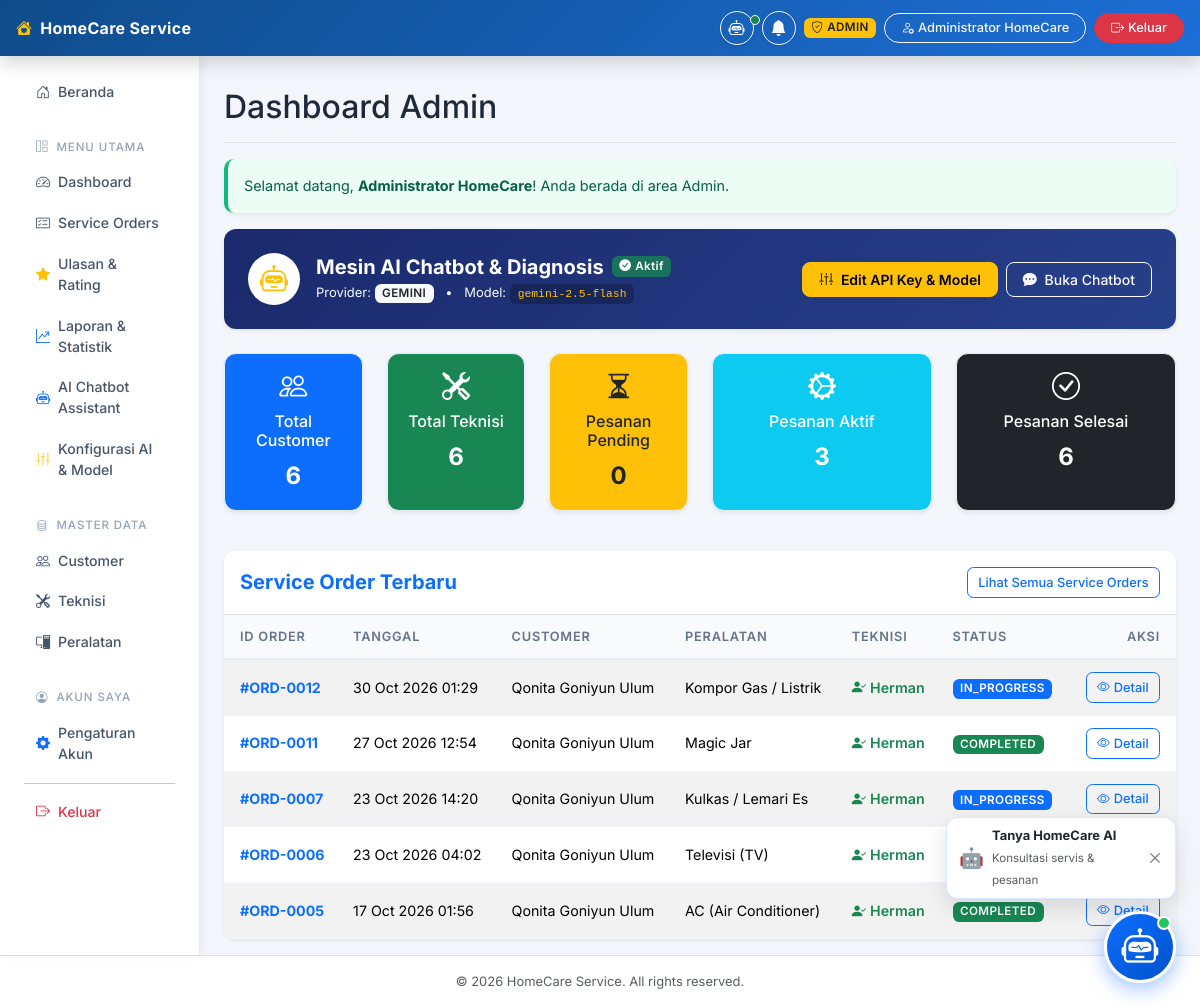
/admin/dashboard (signed in), run on the app's committed database.
### tables this page shows
CREATE TABLE `service_orders` (
  `id` int(11) NOT NULL AUTO_INCREMENT,
  `customer_id` int(11) NOT NULL,
  `technician_id` int(11) DEFAULT NULL,
  `equipment_id` int(11) NOT NULL,
  `complaint` text NOT NULL,
  `ai_diagnosis` text DEFAULT NULL,
  `status` enum('PENDING','ASSIGNED','ACCEPTED','ON_THE_WAY','IN_PROGRESS','COMPLETED','CANCELLED') DEFAULT 'PENDING',
  `service_date` datetime DEFAULT NULL,
  `photo` varchar(255) DEFAULT NULL,
  `address` text DEFAULT NULL,
  `estimated_cost` decimal(10,2) DEFAULT NULL,
  `final_cost` decimal(10,2) DEFAULT NULL,
  `payment_preference` varchar(50) DEFAULT NULL,
  `created_at` timestamp NOT NULL DEFAULT current_timestamp(),
  `updated_at` timestamp NOT NULL DEFAULT current_timestamp() ON UPDATE current_timestamp(),
  PRIMARY KEY (`id`),
  KEY `customer_id` (`customer_id`),
  KEY `technician_id` (`technician_id`),
  KEY `equipment_id` (`equipment_id`),
  KEY `idx_status` (`status`),
  KEY `idx_service_date` (`service_date`),
  CONSTRAINT `service_orders_ibfk_1` FOREIGN KEY (`customer_id`) REFERENCES `users` (`id`) ON DELETE CASCADE,
  CONSTRAINT `service_orders_ibfk_2` FOREIGN KEY (`technician_id`) REFERENCES `technicians` (`id`) ON DELETE SET NULL,
  CONSTRAINT `service_orders_ibfk_3` FOREIGN KEY (`equipment_id`) REFERENCES `equipment` (`id`) ON DELETE CASCADE
);

CREATE TABLE `users` (
  `id` int(11) NOT NULL AUTO_INCREMENT,
  `name` varchar(100) NOT NULL,
  `email` varchar(100) NOT NULL,
  `password` varchar(255) NOT NULL,
  `role` enum('ADMIN','CUSTOMER','TEKNISI') NOT NULL,
  `phone` varchar(20) DEFAULT NULL,
  `address` text DEFAULT NULL,
  `created_at` timestamp NOT NULL DEFAULT current_timestamp(),
  `updated_at` timestamp NOT NULL DEFAULT current_timestamp() ON UPDATE current_timestamp(),
  PRIMARY KEY (`id`),
  UNIQUE KEY `email` (`email`),
  KEY `idx_role` (`role`)
);

CREATE TABLE `equipment` (
  `id` int(11) NOT NULL AUTO_INCREMENT,
  `name` varchar(100) NOT NULL,
  `brand` varchar(100) DEFAULT NULL,
  `category` varchar(100) DEFAULT NULL,
  `description` text DEFAULT NULL,
  `repair_price` decimal(10,2) NOT NULL DEFAULT 0.00,
  `created_at` timestamp NOT NULL DEFAULT current_timestamp(),
  `updated_at` timestamp NOT NULL DEFAULT current_timestamp() ON UPDATE current_timestamp(),
  PRIMARY KEY (`id`),
  KEY `idx_category` (`category`)
);

### app/Core/Controller.php (called while the page is built, shortened)
<?php
class Controller {
    public function view($view, $data = [], $layout = "main") {
        extract($data);
        require_once "../app/Views/layouts/" . $layout . ".php";
    }
    public function model($model) {
        return new $model();
    }
}

### app/Controllers/AdminController.php (called while the page is built)
<?php
class AdminController extends Controller {
    public function dashboard() {
        $orderModel = $this->model('ServiceOrder');
        $settingModel = $this->model('Setting');
        $aiProvider = $settingModel->get('ai_provider', defined('AI_PROVIDER') ? AI_PROVIDER : 'nvidia');
        $aiModel    = $settingModel->get('ai_model', defined('AI_MODEL') ? AI_MODEL : 'meta/llama-3.2-11b-vision-instruct');
        $data = [
            'title' => 'Admin Dashboard - HomeCare Service',
            'user_name' => $_SESSION['user_name'] ?? 'Admin',
            'stats' => $orderModel->getAdminStats(),
            'recent_orders' => $orderModel->getRecentAdminOrders(),
            'ai_provider' => $aiProvider,
            'ai_model' => $aiModel
        ];
        $this->view('admin/dashboard', $data);
    }
}

### public/index.php (called while the page is built, shortened)
<?php
require_once "../app/Config/Database.php";
require_once "../app/Core/Controller.php";
$router = require_once "../routes/web.php";
$url = isset($_GET["url"]) ? "/" . rtrim($_GET["url"], "/") : "/";
$router->dispatch($url);

### app/Models/ServiceOrder.php (called while the page is built, shortened)
<?php
require_once '../app/Core/Model.php';
class ServiceOrder extends Model {
    public function getAdminStats() {
        $stats = [];
        $stmt = $this->getPDO()->query("SELECT COUNT(*) FROM users WHERE role = 'CUSTOMER'");
        $stats['total_customer'] = $stmt->fetchColumn();
        $stmt = $this->getPDO()->query("SELECT COUNT(*) FROM users WHERE role = 'TEKNISI'");
        $stats['total_teknisi'] = $stmt->fetchColumn();
        $stmt = $this->getPDO()->query("SELECT COUNT(*) FROM service_orders WHERE status = 'PENDING'");
        $stats['pesanan_pending'] = $stmt->fetchColumn();
        $stmt = $this->getPDO()->query("SELECT COUNT(*) FROM service_orders WHERE status IN ('ASSIGNED', 'ACCEPTED', 'ON_THE_WAY', 'IN_PROGRESS')");
        $stats['pesanan_aktif'] = $stmt->fetchColumn();
        $stmt = $this->getPDO()->query("SELECT COUNT(*) FROM service_orders WHERE status = 'COMPLETED'");
        $stats['pesanan_selesai'] = $stmt->fetchColumn();
        return $stats;
    }
    public function getRecentAdminOrders($limit = 5) {
        $sql = "
            SELECT so.*, u.name as customer_name, e.name as equipment_name, t_user.name as technician_name
            FROM service_orders so
            JOIN users u ON so.customer_id = u.id
            JOIN equipment e ON so.equipment_id = e.id
            LEFT JOIN technicians t ON so.technician_id = t.id
            LEFT JOIN users t_user ON t.user_id = t_user.id
            ORDER BY so.created_at DESC
            LIMIT " . (int)$limit;
        return $this->getPDO()->query($sql)->fetchAll(PDO::FETCH_ASSOC);
    }
}

### app/Core/Model.php (called while the page is built)
<?php
class Model {
    protected $db;
    public function __construct() {
        $this->db = new Database();
    }
    protected function getPDO() {
        return $this->db->getConnection();
    }
}

### app/Config/Database.php (called while the page is built, shortened)
<?php
class Database {
    private static $sharedPdo = null;
    private $host = DB_HOST;
    private $user = DB_USER;
    private $pass = DB_PASS;
    private $dbname = DB_NAME;
    private $dbh;
    private $error;
    public function __construct() {
        if (self::$sharedPdo !== null) {
            $this->dbh = self::$sharedPdo;
            return;
        }
        $dsn = "mysql:host=" . $this->host . ";dbname=" . $this->dbname . ";charset=utf8mb4";
        $options = array(
            PDO::ATTR_ERRMODE => PDO::ERRMODE_EXCEPTION,
            PDO::ATTR_DEFAULT_FETCH_MODE => PDO::FETCH_ASSOC,
            PDO::ATTR_TIMEOUT => 5
        );
        try {
            $this->dbh = new PDO($dsn, $this->user, $this->pass, $options);
            self::$sharedPdo = $this->dbh;
        } catch(PDOException $e) {
            if ($e->getCode() == 1049 || strpos($e->getMessage(), 'Unknown database') !== false) {
                try {
                    $pdoInit = new PDO("mysql:host=" . $this->host . ";charset=utf8mb4", $this->user, $this->pass, $options);
                    $pdoInit->exec("CREATE DATABASE IF NOT EXISTS `" . $this->dbname . "` CHARACTER SET utf8mb4 COLLATE utf8mb4_unicode_ci");
                    $pdoInit->exec("USE `" . $this->dbname . "`");
                    $schemaFile = __DIR__ . '/../../database/schema.sql';
                    if (file_exists($schemaFile)) {
                        $sql = file_get_contents($schemaFile);
                        $pdoInit->exec($sql);
                    }
                    $this->dbh = new PDO($dsn, $this->user, $this->pass, $options);
                    self::$sharedPdo = $this->dbh;
                    return;
                } catch (PDOException $ex) {
                    $this->error = $ex->getMessage();
                }
            } else {
                $this->error = $e->getMessage();
            }
            if (!$this->dbh) {
                throw new Exception("Koneksi Database Gagal: " . $this->error . ". Pastikan MySQL pada XAMPP sudah aktif dan database/migrate.php sudah dijalankan.");
            }
        }
    }
    public function getConnection() {
        return $this->dbh;
    }
}

### app/Views/admin/dashboard.php (the view)
<?php
$badgeClass = function($status) {
    switch($status) {
        case 'PENDING': return 'bg-warning text-dark';
        case 'ASSIGNED': return 'bg-info text-dark';
        case 'ACCEPTED': return 'bg-primary';
        case 'ON_THE_WAY': return 'bg-secondary';
        case 'IN_PROGRESS': return 'bg-primary';
        case 'COMPLETED': return 'bg-success';
        case 'CANCELLED': return 'bg-danger';
        default: return 'bg-light text-dark';
    }
};
?>
<div class="d-flex justify-content-between flex-wrap flex-md-nowrap align-items-center pt-3 pb-2 mb-3 border-bottom">
    <h1 class="h2">Dashboard Admin</h1>
</div>
<div class="alert alert-success shadow-sm">
    Selamat datang, <strong><?= htmlspecialchars($user_name) ?></strong>! Anda berada di area Admin.
</div>
<div class="card mb-4 border-0 shadow-sm" style="background: linear-gradient(135deg, #1a2a6c 0%, #27408b 100%); color: #fff; border-radius: 12px; overflow: hidden;">
    <div class="card-body p-3 p-md-4 d-flex flex-wrap justify-content-between align-items-center gap-3">
        <div class="d-flex align-items-center">
            <div class="rounded-circle bg-white bg-opacity-20 p-3 me-3 d-flex align-items-center justify-content-center shadow-sm" style="width: 52px; height: 52px; flex-shrink: 0;">
                <i class="bi bi-robot fs-3 text-warning"></i>
            </div>
            <div>
                <div class="d-flex align-items-center gap-2 mb-1">
                    <h5 class="fw-bold mb-0">Mesin AI Chatbot & Diagnosis</h5>
                    <span class="badge bg-success bg-opacity-75"><i class="bi bi-check-circle-fill me-1"></i>Aktif</span>
                </div>
                <p class="mb-0 small text-light opacity-90">
                    Provider: <strong class="badge bg-light text-dark text-uppercase"><?= htmlspecialchars($ai_provider ?? 'NVIDIA') ?></strong>
                    <span class="mx-2">&bull;</span>
                    Model: <code class="bg-black bg-opacity-25 text-warning px-2 py-1 rounded"><?= htmlspecialchars($ai_model ?? 'meta/llama-3.2-11b-vision-instruct') ?></code>
                </p>
            </div>
        </div>
        <div class="d-flex align-items-center gap-2">
            <a href="<?= BASE_URL ?>/admin/ai-setting" class="btn btn-warning fw-semibold shadow-sm px-3">
                <i class="bi bi-sliders2-vertical me-1"></i> Edit API Key & Model
            </a>
            <a href="<?= BASE_URL ?>/admin/ai-chat" class="btn btn-outline-light px-3">
                <i class="bi bi-chat-dots-fill me-1"></i> Buka Chatbot
            </a>
        </div>
    </div>
</div>
<div class="row mb-4">
    <div class="col-md-2 mb-3">
        <div class="card text-white bg-primary shadow-sm h-100">
            <div class="card-body text-center">
                <h6 class="card-title"><i class="bi bi-people mb-2 fs-3 d-block"></i>Total Customer</h6>
                <p class="card-text fs-4 fw-bold"><?= $stats['total_customer'] ?? 0 ?></p>
            </div>
        </div>
    </div>
    <div class="col-md-2 mb-3">
        <div class="card text-white bg-success shadow-sm h-100">
            <div class="card-body text-center">
                <h6 class="card-title"><i class="bi bi-tools mb-2 fs-3 d-block"></i>Total Teknisi</h6>
                <p class="card-text fs-4 fw-bold"><?= $stats['total_teknisi'] ?? 0 ?></p>
            </div>
        </div>
    </div>
    <div class="col-md-2 mb-3">
        <div class="card text-dark bg-warning shadow-sm h-100">
            <div class="card-body text-center">
                <h6 class="card-title"><i class="bi bi-hourglass-split mb-2 fs-3 d-block"></i>Pesanan Pending</h6>
                <p class="card-text fs-4 fw-bold"><?= $stats['pesanan_pending'] ?? 0 ?></p>
            </div>
        </div>
    </div>
    <div class="col-md-3 mb-3">
        <div class="card text-white bg-info shadow-sm h-100">
            <div class="card-body text-center">
                <h6 class="card-title"><i class="bi bi-gear-wide-connected mb-2 fs-3 d-block"></i>Pesanan Aktif</h6>
                <p class="card-text fs-4 fw-bold"><?= $stats['pesanan_aktif'] ?? 0 ?></p>
            </div>
        </div>
    </div>
    <div class="col-md-3 mb-3">
        <div class="card text-white bg-dark shadow-sm h-100">
            <div class="card-body text-center">
                <h6 class="card-title"><i class="bi bi-check-circle mb-2 fs-3 d-block"></i>Pesanan Selesai</h6>
                <p class="card-text fs-4 fw-bold"><?= $stats['pesanan_selesai'] ?? 0 ?></p>
            </div>
        </div>
    </div>
</div>
<div class="card shadow-sm border-0">
    <div class="card-header bg-white border-bottom pt-3 pb-3 d-flex justify-content-between align-items-center">
        <h5 class="mb-0 text-primary fw-bold">Service Order Terbaru</h5>
        <a href="<?= BASE_URL ?>/admin/orders" class="btn btn-sm btn-outline-primary">Lihat Semua Service Orders</a>
    </div>
    <div class="card-body p-0">
        <div class="table-responsive">
            <table class="table table-hover table-striped align-middle mb-0">
                <thead class="table-light">
                    <tr>
                        <th class="ps-3">ID Order</th>
                        <th>Tanggal</th>
                        <th>Customer</th>
                        <th>Peralatan</th>
                        <th>Teknisi</th>
                        <th>Status</th>
                        <th class="text-end pe-3">Aksi</th>
                    </tr>
                </thead>
                <tbody>
                    <?php if(!empty($recent_orders)): ?>
                        <?php foreach($recent_orders as $order): ?>
                            <tr>
                                <td class="ps-3 fw-bold text-primary">#ORD-<?= str_pad($order['id'], 4, '0', STR_PAD_LEFT) ?></td>
                                <td><?= htmlspecialchars(date('d M Y H:i', strtotime($order['created_at']))) ?></td>
                                <td><?= htmlspecialchars($order['customer_name'] ?? 'N/A') ?></td>
                                <td><?= htmlspecialchars($order['equipment_name'] ?? 'N/A') ?></td>
                                <td>
                                    <?php if(!empty($order['technician_name'])): ?>
                                        <span class="text-success fw-semibold"><i class="bi bi-person-check-fill me-1"></i><?= htmlspecialchars($order['technician_name']) ?></span>
                                    <?php else: ?>
                                        <span class="badge bg-warning text-dark border">Belum Ditugaskan</span>
                                    <?php endif; ?>
                                </td>
                                <td><span class="badge <?= $badgeClass($order['status']) ?>"><?= htmlspecialchars($order['status']) ?></span></td>
                                <td class="text-end pe-3">
                                    <a href="<?= BASE_URL ?>/admin/orders/detail?id=<?= $order['id'] ?>" class="btn btn-sm btn-outline-primary">
                                        <i class="bi bi-eye me-1"></i>Detail
                                    </a>
                                </td>
                            </tr>
                        <?php endforeach; ?>
                    <?php else: ?>
                        <tr>
                            <td colspan="7" class="text-center py-4 text-muted">Belum ada pesanan masuk.</td>
                        </tr>
                    <?php endif; ?>
                </tbody>
            </table>
        </div>
    </div>
</div>

### data on the page
service_orders: id "0012", created_at "30 Oct 2026 01:29", customer.name "Qonita Goniyun Ulum", equipment.name "Kompor Gas / Listrik", users.name "Herman", status "IN_PROGRESS"
service_orders: id "0011", created_at "27 Oct 2026 12:54", customer.name "Qonita Goniyun Ulum", equipment.name "Magic Jar", users.name "Herman", status "COMPLETED"
service_orders: id "0007", created_at "23 Oct 2026 14:20", customer.name "Qonita Goniyun Ulum", equipment.name "Kulkas / Lemari Es", users.name "Herman", status "IN_PROGRESS"
service_orders: id "0006", created_at "23 Oct 2026 04:02", customer.name "Qonita Goniyun Ulum", equipment.name "Televisi (TV)", users.name "Herman"
service_orders: id "0005", created_at "17 Oct 2026 01:56", customer.name "Qonita Goniyun Ulum", equipment.name "AC (Air Conditioner)", users.name "Herman", status "COMPLETED"

### other printed values
$role "ADMIN"
$_SESSION['user_name'] "Administrator HomeCare"
$user_name "Administrator HomeCare"
$ai_provider "GEMINI"
$ai_model "gemini-2.5-flash"
$stats['total_customer'] "6"
$stats['total_teknisi'] "6"
$stats['pesanan_pending'] "0"
$stats['pesanan_aktif'] "3"
$stats['pesanan_selesai'] "6"
